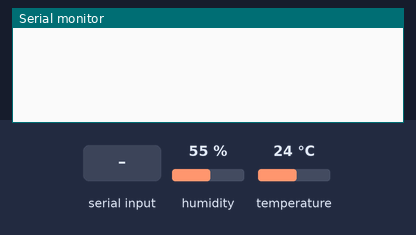
A sketch run on a simulated Arduino Uno, built with avr-gcc and run on an emulated ATmega328P. On the bench: the last lines printed to the serial monitor. The test bench sets the inputs (shaded band); at power-on: humidity 55 %, temperature 24 °C.

Above: at 1.7 s.
1.8 s: "led \n" received over Serial
At 2.8 s:
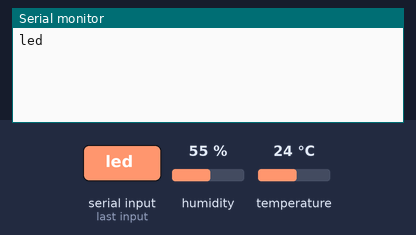
3.3 s: "temperature\n" received over Serial
At 4.8 s:
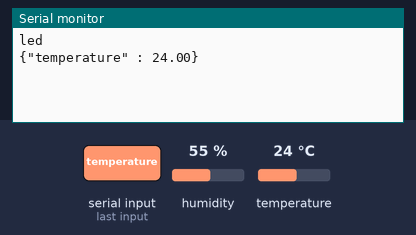
5.1 s: "humidity\n" received over Serial
At 6.7 s:
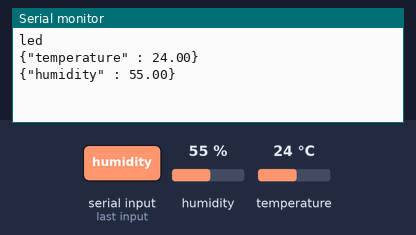

The sketch:

ard.ino
```cpp
#include<SoftwareSerial.h>
#include "DHT.h"

#define DHTPin 4
#define DHTType DHT11
DHT HT(DHTPin, DHTType);

String str = "";
unsigned long currentTime = millis(), time = millis();

void setup() {
  Serial.begin(115200);
  HT.begin();
  delay(500);
}

void Temp(){
  float t1 = 0, t2 = 1, t3 = 2;
  while (!(t1 == t2 && t2 == t3)){
    delay(100);
    t1 = HT.readTemperature();
    delay(100);
    t2 = HT.readTemperature();
    delay(100);
    t3 = HT.readTemperature();
  }
  Serial.print("{\"temperature\" : ");
  Serial.print(t1);
  Serial.print("} \n");
}

void Humid(){
  float h1 = 0, h2 = 1, h3 = 2;
  while (!(h1 == h2 && h2 == h3)){
    delay(100);
    h1 = HT.readHumidity();
    delay(100);
    h2 = HT.readHumidity();
    delay(100);
    h3 = HT.readHumidity();
  }
  Serial.print("{\"humidity\" : ");
  Serial.print(h1);
  Serial.print("} \n");
}

void IR(){

}

void loop() {
  if(Serial.available()>0){
    char com =Serial.read();
    str += com;
    if (com == '\n'){
      //led request
      int idIndex = str.indexOf("led ") + 4;
      int stateIndexOn = str.indexOf("ON");
      int stateIndexOff = str.indexOf("OFF");
      if (idIndex >= 4){
        Serial.print(str);
        if (stateIndexOn >= 0){
        int id = str.substring(idIndex, stateIndexOn).toInt();
        digitalWrite(id, HIGH);
      }
      if (stateIndexOff >= 0){
        int id = str.substring(idIndex, stateIndexOff).toInt();
        digitalWrite(id, LOW);
      }
      }

      //temperature request
      int temp = str.indexOf("temperature");
      if (temp >= 0){
        Temp();
      }

      //humidity request
      int humid = str.indexOf("humidity");
      if (humid >= 0){
        Humid();
      }

      //IR request
      int ir = str.indexOf("IR");

      str = "";
    }
  }
  // currentTime = millis();
  // if (currentTime - time == 10000){
  //   time = currentTime;
  //   Temp();
  //   Humid();
  // }
}
```

Measured:
- after the input at 1.8 s, the serial monitor: prints a new line at once (image 1)
- after the input at 3.3 s, the serial monitor: prints a new line after 0.32 s (image 2)
- after the input at 5.1 s, the serial monitor: prints a new line after 0.30 s (image 3)
